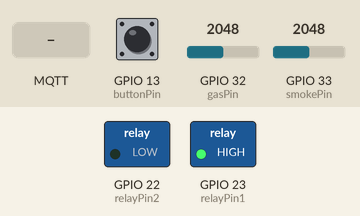
The sketch below on a simulated ESP32. Shown: switched loads named in the sketch (green lamp = pin HIGH). The test bench sets the inputs (shaded band); at power-on: GPIO 13 (buttonPin) LOW, GPIO 32 (gasPin) = 2048, GPIO 33 (smokePin) = 2048 (analog values on the 0–4095 scale). WiFi joins after 1.5 s; servers stay silent unless stated; no MQTT or app messages arrive unless stated.

Above: at 2.7 s.
2.8 s: MQTT message "1" arrives on the first subscribed topic
At 3.8 s:
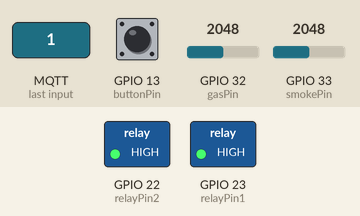
4.3 s: GPIO 13 (buttonPin) pulled HIGH for 0.15 s
At 4.37 s:
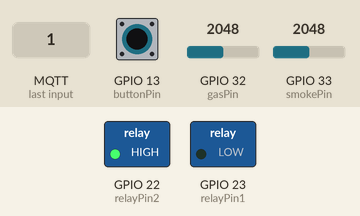
5.9 s: GPIO 13 (buttonPin) pulled HIGH for 3.2 s
At 9.7 s:
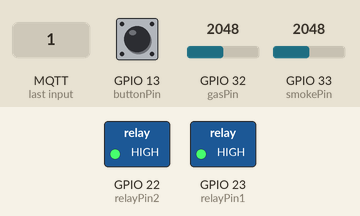
10.6 s: MQTT message "0" arrives on the first subscribed topic
At 10.9 s:
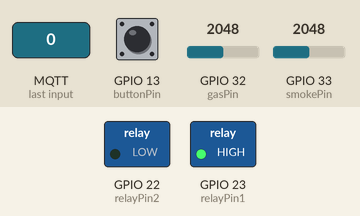
Timing chart, 0 to 13.1 s (numbered marks = the images above; inputs shaded):
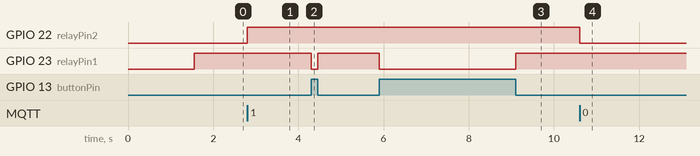

Measured:
- after the input at 2.8 s, GPIO 22 (relayPin2): LOW → HIGH at once
- after the input at 4.3 s, GPIO 23 (relayPin1): HIGH → LOW at once, → HIGH 0.15 s later
- after the input at 5.9 s, GPIO 23 (relayPin1): HIGH → LOW at once, → HIGH 3.2 s later
- after the input at 10.6 s, GPIO 22 (relayPin2): HIGH → LOW at once

The sketch:

codephancungok.ino
```cpp
#include <WiFi.h>
#include <PubSubClient.h>

// ---------- MQTT & Wi-Fi ----------
const char* topic_mq2_value   = "gas/mq2/value"; // gửi
const char* topic_mq2_alert   = "gas/mq2/alert"; // cảnh báo
const char* topic_mh_value    = "gas/mq135/value"; // gửi
const char* topic_mh_alert    = "gas/mq135/alert"; // cảnh báo
const char* topic_relay2_control = "relay2/control"; // nhận lệnh từ server

// Thông tin Wi-Fi
const char* ssid = "iPhone";
const char* password = "12345678";

// Thông tin MQTT broker
const char* mqtt_server = "172.21.0.72";
const int mqtt_port = 1883;
const char* mqtt_user = "bong";
const char* mqtt_pass = "Bong@2625";

WiFiClient espClient;
PubSubClient client(espClient);

// ---------- Biến trạng thái ----------
bool relay1_state = false; // trạng thái relay1
bool relay2_state = false; // trạng thái relay2

// ---------- Chân kết nối ----------
const int gasPin    = 32; // đọc cảm biến gas
const int smokePin  = 33; // đọc cảm biến khói
const int relayPin1 = 23; // relay1 (còi + đèn)
const int relayPin2 = 22; // relay2 (bơm)
const int buttonPin = 13; // nút nhấn

// ---------- Ngưỡng ----------
const int gas_threshold   = 1000;
const int smoke_threshold = 1000;

// ---------- Biến đọc sensor ----------
int gasValue = 0;
int smokeValue = 0;
int buttonState = 0;

// ---------- Timer gửi MQTT ----------
unsigned long lastPublish = 0;
const unsigned long publishInterval = 1000; // 1 giây

// ---------- Functions ----------
void setup_wifi() {
  WiFi.begin(ssid, password);
  unsigned long startAttemptTime = millis();

  // Thử kết nối tối đa 10 giây
  while (WiFi.status() != WL_CONNECTED && millis() - startAttemptTime < 10000) {
    delay(500);
    // Serial.print("."); // debug Wi-Fi
  }

  // Nếu muốn debug Wi-Fi, có thể bật các Serial.println dưới đây
  /*
  if (WiFi.status() == WL_CONNECTED) Serial.println("Wi-Fi OK");
  else Serial.println("KHONG KET NOI duoc, chay che do offline");
  */
}

void reconnect_mqtt() {
  while (!client.connected() && WiFi.status() == WL_CONNECTED) {
    if (client.connect("ESP32Client", mqtt_user, mqtt_pass)) {
      client.subscribe(topic_relay2_control); // đăng ký nhận lệnh relay2
    } else {
      delay(3000);
      // Serial.println("MQTT reconnect failed"); // debug
    }
  }
}

void mqtt_callback(char* topic, byte* payload, unsigned int length) {
  String message;
  for (unsigned int i = 0; i < length; i++) message += (char)payload[i];

  if (String(topic) == topic_relay2_control) {
    relay2_state = (message == "1");
    digitalWrite(relayPin2, relay2_state ? HIGH : LOW);
    // Serial.print("Relay2 state received: "); Serial.println(message); // debug
  }
}

// ---------- Setup ----------
void setup() {
  // Serial.begin(9600); // chỉ dùng khi debug

  pinMode(relayPin1, OUTPUT);
  pinMode(relayPin2, OUTPUT);

  pinMode(buttonPin, INPUT_PULLDOWN);


  digitalWrite(relayPin1, LOW);
digitalWrite(relayPin2, LOW);
  analogReadResolution(12);

  setup_wifi();
  client.setServer(mqtt_server, mqtt_port);
  client.setCallback(mqtt_callback);
}

// ---------- Loop ----------
void loop() {
  // Kết nối lại Wi-Fi & MQTT nếu mất
  if (WiFi.status() != WL_CONNECTED) setup_wifi();
  if (!client.connected()) reconnect_mqtt();
  client.loop();

  // 1. Đọc sensor & nút nhấn
  gasValue = analogRead(gasPin);
  smokeValue = analogRead(smokePin);
  buttonState = digitalRead(buttonPin);

  // 2. Xử lý logic relay1 (ưu tiên nút nhấn)
  if (buttonState == HIGH) {
    relay1_state = false;
    digitalWrite(relayPin1, LOW);
    // Serial.println("-> Che do: NGAT KHAN CAP (Do nhan nut)"); // debug
  } else {
    relay1_state = (gasValue >= gas_threshold || smokeValue >= smoke_threshold);
    digitalWrite(relayPin1, relay1_state ? HIGH : LOW);
    // Serial.println("-> Relay1 state auto updated"); // debug
  }

  // 3. Gửi dữ liệu & cảnh báo MQTT mỗi 1 giây
  unsigned long now = millis();
  if (now - lastPublish >= publishInterval && WiFi.status() == WL_CONNECTED && client.connected()) {
    lastPublish = now;
    client.publish(topic_mq2_value, String(gasValue).c_str());
    client.publish(topic_mh_value, String(smokeValue).c_str());
    client.publish(topic_mq2_alert, gasValue >= gas_threshold ? "1" : "0");
    client.publish(topic_mh_alert, smokeValue >= smoke_threshold ? "1" : "0");
    // Serial.println("-> MQTT data published"); // debug
  }
}
```
